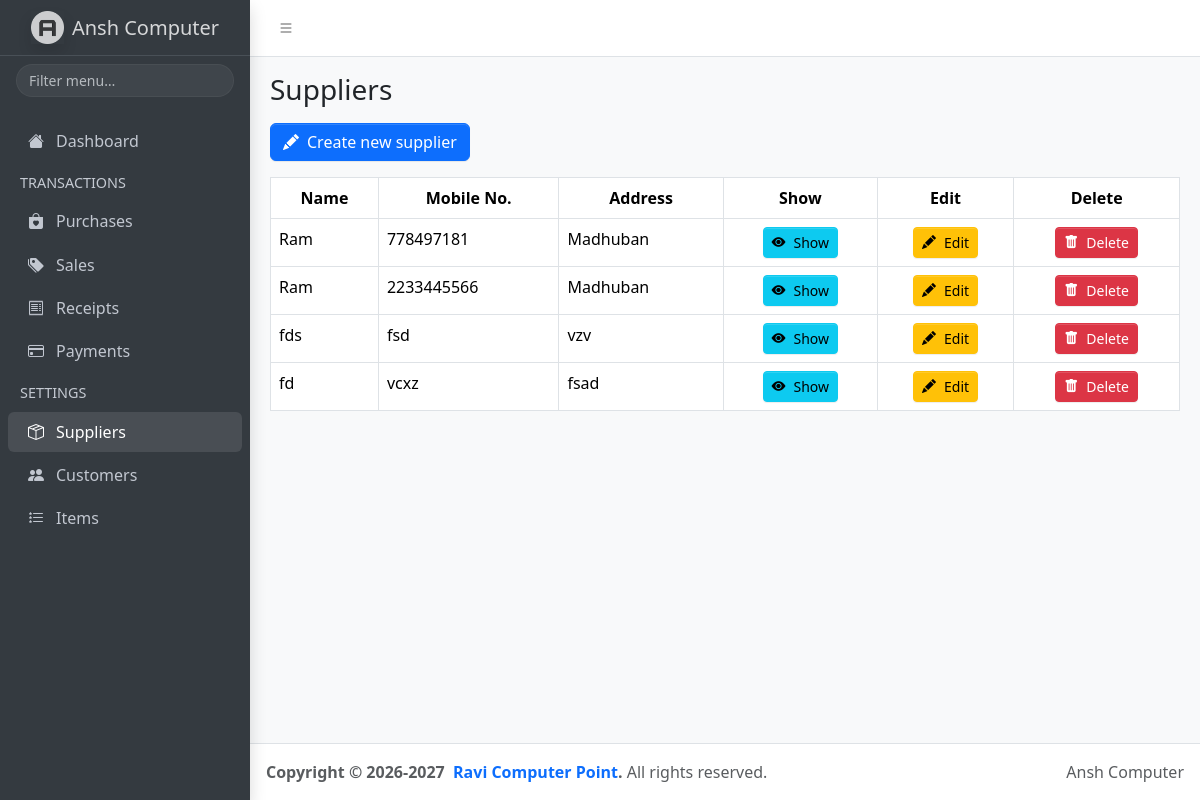
/suppliers/index.php, run on an earlier commit of the app's database.
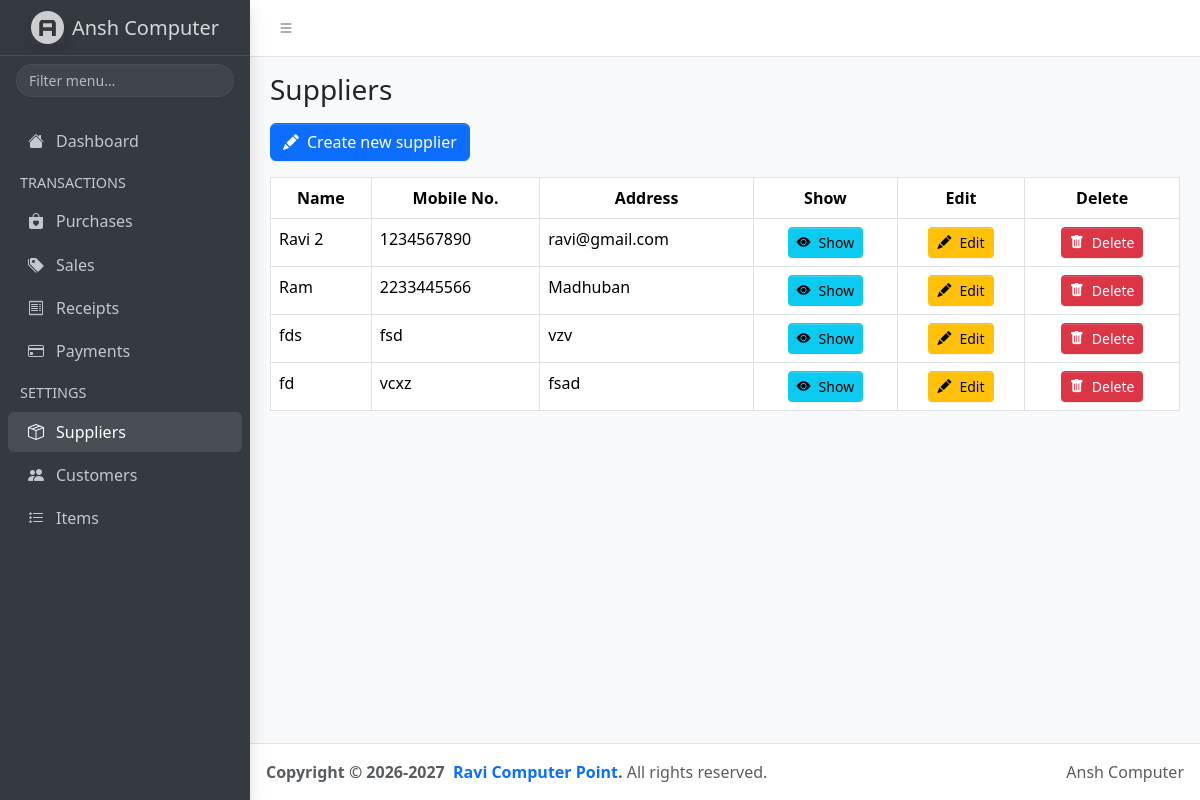
And on a later commit of the database.
### tables this page shows
CREATE TABLE `suppliers` (
  `id` int(11) NOT NULL,
  `name` varchar(50) NOT NULL,
  `mobile_no` varchar(10) DEFAULT NULL,
  `address` varchar(50) DEFAULT NULL
);

### suppliers/index.php (the view, shortened to what this page needs)
<?php
    $page_title = "Suppliers";
    include('../includes/header.php');
    include('../db_config.php');
?>
<a href="create.php" class="btn btn-primary">
    <i class="bi bi-pencil-fill me-2"></i>Create new supplier
</a>
<table class="table table-bordered my-3" id="table">
    <thead>
        <tr class="text-center">
            <th>Name</th>
            <th>Mobile No.</th>
            <th>Address</th>
            <th>Show</th>
            <th>Edit</th>
            <th>Delete</th>
        </tr>
    </thead>
    <tbody>
        <?php
            $suppliers = mysqli_query($conn, "select * from suppliers");
        ?>
        <?php while($supplier = mysqli_fetch_assoc($suppliers)): ?>
            <tr>
                <td><?php echo $supplier['name'] ?></td>
                <td><?php echo $supplier['mobile_no'] ?></td>
                <td><?php echo $supplier['address'] ?></td>
                <td class="text-center">
                    <a href="show.php?id=<?php echo $supplier['id'] ?>" class="btn btn-info btn-sm">
                        <i class="bi bi-eye-fill me-2"></i>Show
                    </a>
                </td>
                <td class="text-center">
                    <a href="edit.php?id=<?php echo $supplier['id'] ?>" class="btn btn-warning btn-sm">
                        <i class="bi bi-pencil-fill me-2"></i>Edit
                    </a>
                </td>
                <td class="text-center">
                    <form action="delete.php" method="POST" onsubmit="return confirm('Do you really want to delete?');">
                        <button type="submit" class="btn btn-danger btn-sm">
                            <i class="bi bi-trash-fill me-2"></i>Delete
                        </button>
                    </form>
                </td>
            </tr>
        <?php endwhile; ?>
    </tbody>
</table>
<?php include('../includes/footer.php'); ?>

### includes/header.php (shortened to what this page needs)
<!doctype html>
<html lang="en">
  <head>
    <link rel="stylesheet" href="<?= BASE_URL ?>css/adminlte.css">
    <link
      rel="stylesheet"
      href="https://cdn.jsdelivr.net/npm/@fontsource/source-sans-3@5.3.0/index.css"
      media="print"
      onload="this.media = 'all'"
    />
    <link
      rel="stylesheet"
      href="https://cdn.jsdelivr.net/npm/overlayscrollbars@2.16.0/styles/overlayscrollbars.min.css"
    />
    <link
      rel="stylesheet"
      href="https://cdn.jsdelivr.net/npm/bootstrap-icons@1.13.1/font/bootstrap-icons.min.css"
    />
    <link rel="stylesheet" href="./css/adminlte.css" />
    <link rel="stylesheet" href="https://cdn.datatables.net/v/dt/dt-3.1.5/datatables.min.css">
  </head>
  <body class="layout-fixed sidebar-expand-lg bg-body-tertiary">
    <div class="app-wrapper">
      <nav class="app-header navbar navbar-expand bg-body">
        <div class="container-fluid">
          <ul class="navbar-nav">
            <li class="nav-item">
              <a
                class="nav-link"
                data-lte-toggle="sidebar"
                href="#"
                role="button"
                aria-label="Toggle sidebar"
              >
                <i class="bi bi-list"></i>
              </a>
            </li>
          </ul>
        </div>
      </nav>
      <aside class="app-sidebar bg-body-secondary shadow" data-bs-theme="dark">
        <div class="sidebar-brand">
          <a href="index.php" class="brand-link">
            <img
              src="<?= BASE_URL ?>assets/img/AdminLTELogo.png"
              alt="AdminLTE Logo"
              class="brand-image opacity-75 shadow"
            />
            <span class="brand-text fw-light">Ansh Computer</span>
          </a>
        </div>
        <div class="sidebar-search" role="search">
          <input
            type="search"
            id="sidebar-search-input"
            class="form-control form-control-sm"
            placeholder="Filter menu…"
            autocomplete="off"
            data-lte-toggle="sidebar-search"
            data-lte-target="#navigation"
          />
        </div>
        <div class="sidebar-wrapper">
          <nav class="mt-2" aria-label="Main navigation">
            <?php
                $current_page = $_SERVER['PHP_SELF'];
                function active($path) {
                    global $current_page;
                    return str_ends_with($current_page, $path) ? 'active' : '';
                }
            ?>
            <ul class="nav sidebar-menu flex-column"
                data-lte-toggle="treeview"
                data-accordion="false"
                id="navigation">
                <li class="nav-item">
                    <a href="<?= BASE_URL ?>index.php"
                      class="nav-link <?= active('/ansh2/index.php') ?>">
                        <i class="nav-icon bi bi-house-fill"></i>
                        <p>Dashboard</p>
                    </a>
                </li>
                <li class="nav-header">TRANSACTIONS</li>
                <li class="nav-item">
                    <a href="<?= BASE_URL ?>purchases/index.php"
                      class="nav-link <?= active('/purchases/index.php') ?>">
                        <i class="nav-icon bi bi-bag-heart-fill"></i>
                        <p>Purchases</p>
                    </a>
                </li>
                <li class="nav-item">
                    <a href="<?= BASE_URL ?>sales/index.php"
                      class="nav-link <?= active('/sales/index.php') ?>">
                        <i class="nav-icon bi bi-tags-fill"></i>
                        <p>Sales</p>
                    </a>
                </li>
                <li class="nav-item">
                    <a href="<?= BASE_URL ?>receipts/index.php"
                      class="nav-link <?= active('/receipts/index.php') ?>">
                        <i class="nav-icon bi bi-receipt"></i>
                        <p>Receipts</p>
                    </a>
                </li>
                <li class="nav-item">
                    <a href="<?= BASE_URL ?>payments/index.php"
                      class="nav-link <?= active('/payments/index.php') ?>">
                        <i class="nav-icon bi bi-credit-card"></i>
                        <p>Payments</p>
                    </a>
                </li>
                <li class="nav-header">SETTINGS</li>
                <li class="nav-item">
                    <a href="<?= BASE_URL ?>suppliers/index.php"
                      class="nav-link <?= active('/suppliers/index.php') ?>">
                        <i class="nav-icon bi bi-box-seam"></i>
                        <p>Suppliers</p>
                    </a>
                </li>
                <li class="nav-item">
                    <a href="<?= BASE_URL ?>customers/index.php"
                      class="nav-link <?= active('/customers/index.php') ?>">
                        <i class="nav-icon bi bi-people-fill"></i>
                        <p>Customers</p>
                    </a>
                </li>
                <li class="nav-item">
                    <a href="<?= BASE_URL ?>items/index.php"
                      class="nav-link <?= active('/items/index.php') ?>">
                        <i class="nav-icon bi bi-list-stars"></i>
                        <p>Items</p>
                    </a>
                </li>
            </ul>
          </nav>
        </div>
      </aside>
      <main class="app-main">
          <div class="app-content-header">
            <div class="container-fluid">
              <div class="row">
                <div class="col-sm-6">
                  <h1 class="mb-0 fs-3"><?php echo $page_title ?></h1>
                </div>
              </div>
            </div>
          </div>
          <div class="app-content">
            <div class="container-fluid">

### includes/footer.php (shortened to what this page needs)
</main>
      <footer class="app-footer">
        <div class="float-end d-none d-sm-inline">Ansh Computer</div>
        <strong>
          Copyright &copy; 2026-2027&nbsp;
          <a href="https://rcpoint.in" class="text-decoration-none">Ravi Computer Point</a>.
        </strong>
        All rights reserved.
      </footer>
    </div>
  </body>
</html>

What changed in the data, as far as the page shows it:
removed suppliers: name "Ram", mobile_no "778497181", address "Madhuban"
added suppliers: name "Ravi 2", mobile_no "1234567890", address "ravi@gmail.com"
